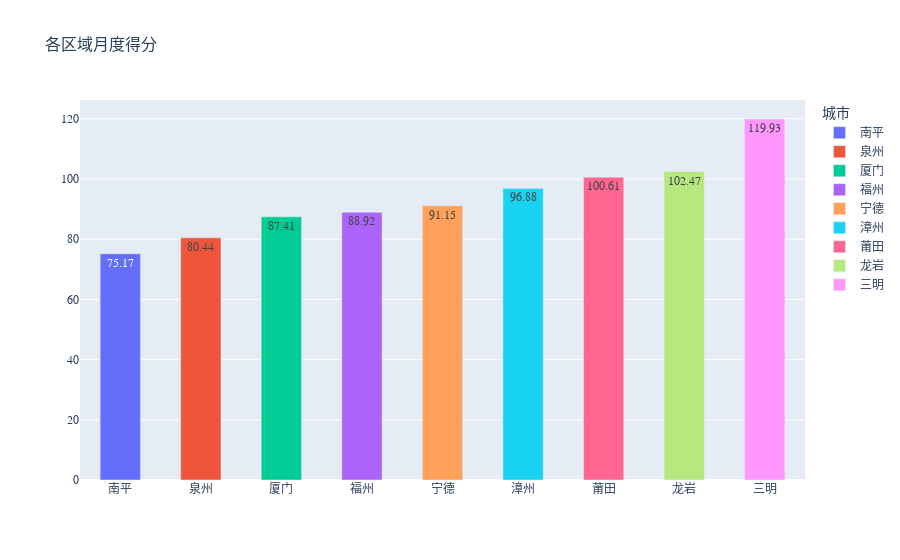

The cell this chart's notebook holds for it:
### Markdown cell above
## 各区域服务得分

### Code cell
# 示例数据
data_citiscores = data_score[['城市','月度得分']].copy()

# 创建条形图
fig = px.bar(data_citiscores, 
             x='城市', 
             y='月度得分', 
             title='各区域月度得分', 
             color='城市', 
             labels={'月度得分'}, 
             text=data_citiscores['月度得分'].apply(lambda x: f'{x:.2f}'))  # 格式化为两位小数

# 设置中文字体
fig.update_layout(
    font=dict(family="SimHei"),  # 设置字体为 SimHei，适合显示中文
    title_font=dict(family="SimHei", size=16),  # 设置标题字体
    # xaxis_title_font=dict(family="SimHei", size=14),  # 设置X轴标题字体
    # yaxis_title_font=dict(family="SimHei", size=14),  # 设置Y轴标题字体
    xaxis_title="",  # 隐藏 x 轴标题
    yaxis_title="",  # 隐藏 y 轴标题
    bargap=0.5  # 调整柱状图之间的间隔，值越小柱子越窄
)

# 设置条形图上数字的显示方向为水平
fig.update_traces(textangle=0)  # 设置文本角度为0度（水平显示）
fig.update_traces(hovertemplate='<b>城市</b>: %{x}<br><b>得分</b>: %{y:.2f}')  # 不显示 'text' 数据

# 输出图表
fig.show()


fig.write_image("各区域月度得分.jpg", scale=2)  # Save as jpg

### Figure 1 — Plotly figure (JSON) as saved in the notebook; plotly's stock layout.template omitted (floating-point values rounded to 4 significant figures)
{"data": [{"alignmentgroup": "True", "hovertemplate": "<b>城市</b>: %{x}<br><b>得分</b>: %{y:.2f}", "legendgroup": "南平", "marker": {"color": "#636efa", "pattern": {"shape": ""}}, "name": "南平", "offsetgroup": "南平", "orientation": "v", "showlegend": true, "text": ["75.17"], "textangle": 0, "textposition": "auto", "type": "bar", "x": ["南平"], "xaxis": "x", "y": [75.17], "yaxis": "y"}, {"alignmentgroup": "True", "hovertemplate": "<b>城市</b>: %{x}<br><b>得分</b>: %{y:.2f}", "legendgroup": "泉州", "marker": {"color": "#EF553B", "pattern": {"shape": ""}}, "name": "泉州", "offsetgroup": "泉州", "orientation": "v", "showlegend": true, "text": ["80.44"], "textangle": 0, "textposition": "auto", "type": "bar", "x": ["泉州"], "xaxis": "x", "y": [80.44], "yaxis": "y"}, {"alignmentgroup": "True", "hovertemplate": "<b>城市</b>: %{x}<br><b>得分</b>: %{y:.2f}", "legendgroup": "厦门", "marker": {"color": "#00cc96", "pattern": {"shape": ""}}, "name": "厦门", "offsetgroup": "厦门", "orientation": "v", "showlegend": true, "text": ["87.41"], "textangle": 0, "textposition": "auto", "type": "bar", "x": ["厦门"], "xaxis": "x", "y": [87.41], "yaxis": "y"}, {"alignmentgroup": "True", "hovertemplate": "<b>城市</b>: %{x}<br><b>得分</b>: %{y:.2f}", "legendgroup": "福州", "marker": {"color": "#ab63fa", "pattern": {"shape": ""}}, "name": "福州", "offsetgroup": "福州", "orientation": "v", "showlegend": true, "text": ["88.92"], "textangle": 0, "textposition": "auto", "type": "bar", "x": ["福州"], "xaxis": "x", "y": [88.92], "yaxis": "y"}, {"alignmentgroup": "True", "hovertemplate": "<b>城市</b>: %{x}<br><b>得分</b>: %{y:.2f}", "legendgroup": "宁德", "marker": {"color": "#FFA15A", "pattern": {"shape": ""}}, "name": "宁德", "offsetgroup": "宁德", "orientation": "v", "showlegend": true, "text": ["91.15"], "textangle": 0, "textposition": "auto", "type": "bar", "x": ["宁德"], "xaxis": "x", "y": [91.15], "yaxis": "y"}, {"alignmentgroup": "True", "hovertemplate": "<b>城市</b>: %{x}<br><b>得分</b>: %{y:.2f}", "legendgroup": "漳州", "marker": {"color": "#19d3f3", "pattern": {"shape": ""}}, "name": "漳州", "offsetgroup": "漳州", "orientation": "v", "showlegend": true, "text": ["96.88"], "textangle": 0, "textposition": "auto", "type": "bar", "x": ["漳州"], "xaxis": "x", "y": [96.88], "yaxis": "y"}, {"alignmentgroup": "True", "hovertemplate": "<b>城市</b>: %{x}<br><b>得分</b>: %{y:.2f}", "legendgroup": "莆田", "marker": {"color": "#FF6692", "pattern": {"shape": ""}}, "name": "莆田", "offsetgroup": "莆田", "orientation": "v", "showlegend": true, "text": ["100.61"], "textangle": 0, "textposition": "auto", "type": "bar", "x": ["莆田"], "xaxis": "x", "y": [100.6], "yaxis": "y"}, {"alignmentgroup": "True", "hovertemplate": "<b>城市</b>: %{x}<br><b>得分</b>: %{y:.2f}", "legendgroup": "龙岩", "marker": {"color": "#B6E880", "pattern": {"shape": ""}}, "name": "龙岩", "offsetgroup": "龙岩", "orientation": "v", "showlegend": true, "text": ["102.47"], "textangle": 0, "textposition": "auto", "type": "bar", "x": ["龙岩"], "xaxis": "x", "y": [102.5], "yaxis": "y"}, {"alignmentgroup": "True", "hovertemplate": "<b>城市</b>: %{x}<br><b>得分</b>: %{y:.2f}", "legendgroup": "三明", "marker": {"color": "#FF97FF", "pattern": {"shape": ""}}, "name": "三明", "offsetgroup": "三明", "orientation": "v", "showlegend": true, "text": ["119.93"], "textangle": 0, "textposition": "auto", "type": "bar", "x": ["三明"], "xaxis": "x", "y": [119.9], "yaxis": "y"}], "layout": {"bargap": 0.5, "barmode": "relative", "font": {"family": "SimHei"}, "legend": {"title": {"text": "城市"}, "tracegroupgap": 0}, "title": {"font": {"family": "SimHei", "size": 16}, "text": "各区域月度得分"}, "xaxis": {"anchor": "y", "categoryarray": ["南平", "泉州", "厦门", "福州", "宁德", "漳州", "莆田", "龙岩", "三明"], "categoryorder": "array", "domain": [0, 1], "title": {"text": ""}}, "yaxis": {"anchor": "x", "domain": [0, 1], "title": {"text": ""}}}}
